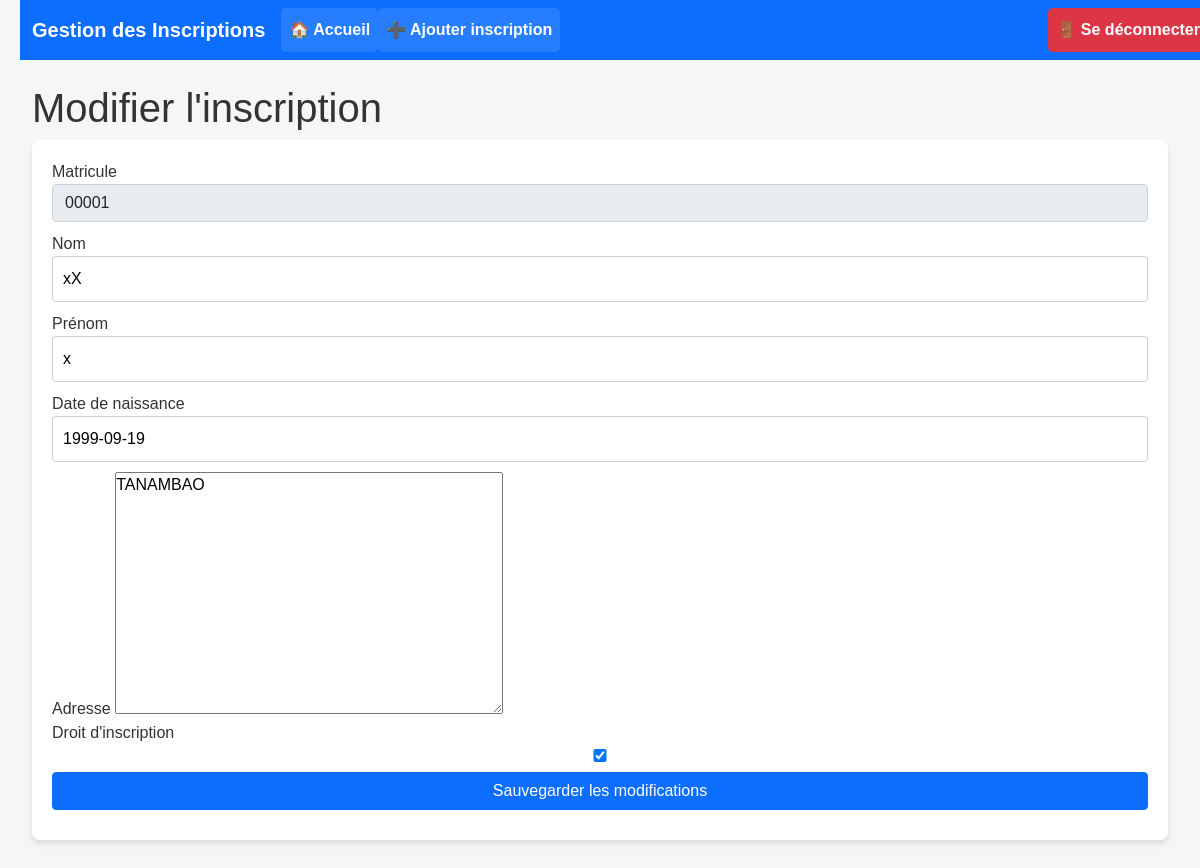
Screenshot of /inscriptions/modifier/19/ (signed in) with the database file from the repository.
### inscriptions/models.py (models this page shows, shortened)
class Inscription(models.Model):
    matricule = models.CharField(max_length=20, unique=True)
    nom = models.CharField(max_length=100)
    prenom = models.CharField(max_length=100)
    date_naissance = models.DateField()
    adresse = models.TextField(blank=True, null=True)
    droit_inscription = models.BooleanField(default=True)  # Valeur par défaut
    utilisateur = models.ForeignKey(User, on_delete=models.CASCADE)
    class Meta:
        verbose_name = 'Inscription'
        verbose_name_plural = 'Inscriptions'

### inscriptions/views.py (the view)
# urls.py: path('inscriptions/modifier/<int:id>/', inscriptions_views.modifier_inscription, name='modifier_inscription'),
@login_required
def modifier_inscription(request, id):
    inscription = get_object_or_404(Inscription, id=id)
    if request.method == 'POST':
        form = InscriptionForm(request.POST, instance=inscription)
        if form.is_valid():
            ancien_droit = inscription.droit_inscription  # Ancien droit
            inscription = form.save()
            nouveau_droit = form.cleaned_data['droit_inscription']
            if ancien_droit != nouveau_droit:
                AuditInscription.objects.create(
                    inscription=inscription,
                    matricule=inscription.matricule,
                    nom=inscription.nom,
                    prenom=inscription.prenom,
                    date_naissance=inscription.date_naissance,
                    adresse=inscription.adresse,
                    droit_ancien=ancien_droit,
                    droit_nouveau=nouveau_droit,
                    type_action="Modification",
                    utilisateur=request.user
                )
                messages.success(request, "L'inscription a été modifiée avec succès, et l'audit a été enregistré.")
            else:
                AuditInscription.objects.create(
                    inscription=inscription,
                    matricule=inscription.matricule,
                    nom=inscription.nom,
                    prenom=inscription.prenom,
                    date_naissance=inscription.date_naissance,
                    adresse=inscription.adresse,
                    droit_ancien=ancien_droit,
                    droit_nouveau=nouveau_droit,
                    type_action="Modification",
                    utilisateur=request.user
                )
                messages.success(request, "L'inscription a été modifiée avec succès.")
            return redirect('dashboard_user')  # Rediriger vers le dashboard de l'utilisateur après la modification
        else:
            messages.error(request, "Le formulaire contient des erreurs.")
    else:
        form = InscriptionForm(instance=inscription)
    return render(request, 'modifier_inscription.html', {'form': form, 'id': id})

### inscriptions/forms.py
class InscriptionForm(forms.ModelForm):
    class Meta:
        model = Inscription
        fields = ['matricule', 'nom', 'prenom', 'date_naissance', 'adresse', 'droit_inscription']

### templates/modifier_inscription.html (shortened to what this page needs)
{% extends 'base.html' %}
{% block content %}
    <h1>Modifier l'inscription</h1>
    <form method="post">
        <div class="form-group">
            <label for="matricule">Matricule</label>
            <input type="text" id="matricule" name="matricule" value="{{ form.instance.matricule }}" class="form-control" readonly>
        </div>
        <div class="form-group">
            <label for="nom">Nom</label>
            {{ form.nom }}
        </div>
        <div class="form-group">
            <label for="prenom">Prénom</label>
            {{ form.prenom }}
        </div>
        <div class="form-group">
            <label for="date_naissance">Date de naissance</label>
            {{ form.date_naissance }}
        </div>
        <div class="form-group">
            <label for="adresse">Adresse</label>
            {{ form.adresse }}
        </div>
        <div class="form-group">
            <label for="droit_inscription">Droit d'inscription</label>
            {{ form.droit_inscription }}
        </div>
        <button type="submit" class="btn btn-primary">Sauvegarder les modifications</button>
    </form>
{% endblock %}

### static/css/styles.css (style rules this page uses)
* { margin: 0; padding: 0; box-sizing: border-box; }
body { font-family: Arial, sans-serif; background-color: #f4f7f6; color: #333; padding: 20px; }
form { background-color: white; padding: 20px; border-radius: 8px; box-shadow: 0 4px 6px rgba(0, 0, 0, 0.1); margin-bottom: 20px; }
form input, form button { width: 100%; padding: 10px; margin-bottom: 10px; border-radius: 4px; border: 1px solid #ccc; }
form input[type="text"], form input[type="email"], form input[type="password"] { font-size: 16px; }
form button { background-color: #3498db; color: white; font-size: 16px; cursor: pointer; border: none; transition: background-color 0.3s; }

### templates/base.html (style rules this page uses)
body { padding-top: 60px; }

### rows the page displays
Inscription: matricule "00001", nom "xX", prenom "x", date_naissance "1999-09-19", adresse "TANAMBAO", droit_inscription "☑"
